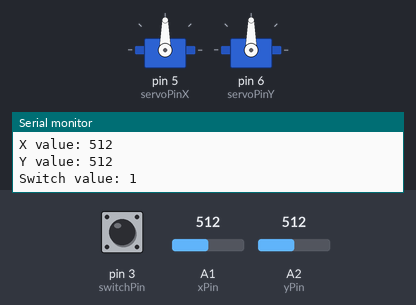
Recording of a sketch running on a simulated Arduino Uno, built with avr-gcc and run on an emulated ATmega328P. Parts: 2 × servo, the last lines printed to the serial monitor. Inputs (shaded band) come from the test bench; at power-on: A1 (xPin) = 512, A2 (yPin) = 512, pin 3 (switchPin) HIGH.

Above: at 2.4 s.
2.5 s: A1 (xPin) set to 716
At 5.0 s:
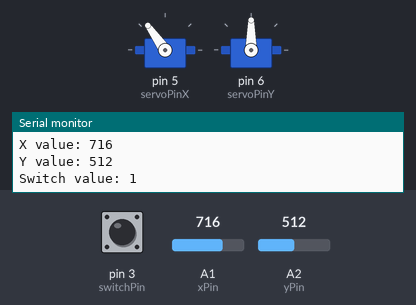
5.5 s: A2 (yPin) set to 716
At 7.5 s:
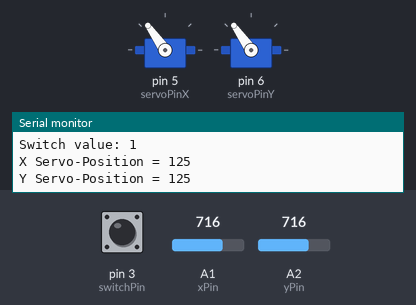
8.7 s: A1 (xPin) set to 900
At 11.3 s:
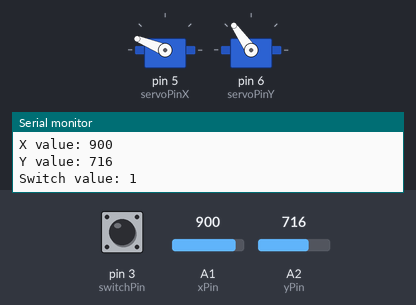
11.9 s: A2 (yPin) set to 900
At 13.9 s:
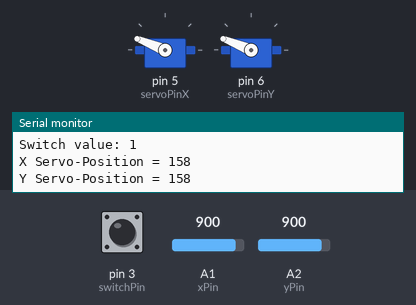
15.1 s: A1 (xPin) set to 1023
At 17.6 s:
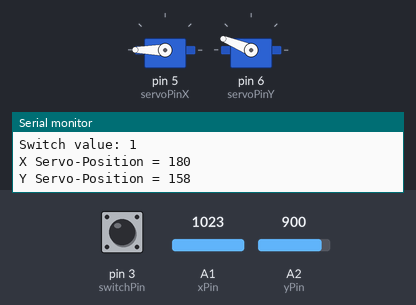
18.3 s: A2 (yPin) set to 1023
At 21.4 s:
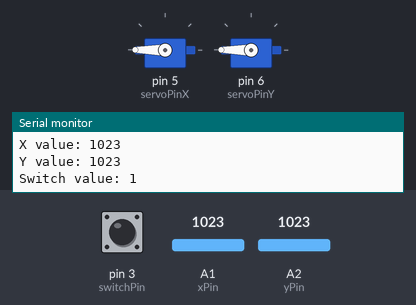
Timing chart, 0 to 22.5 s (numbered marks = the images above; inputs shaded):
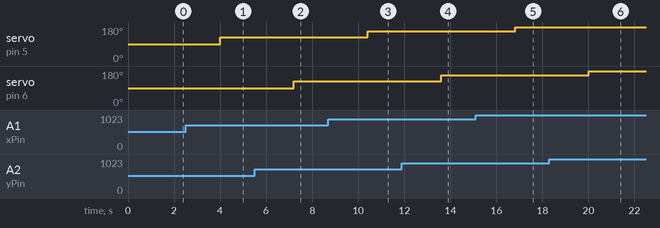

Measured:
- after the input at 2.5 s, servo on pin 5 (servoPinX): 90° → 125° after 1.5 s
- after the input at 5.5 s, servo on pin 6 (servoPinY): 90° → 125° after 1.7 s
- after the input at 8.7 s, servo on pin 5 (servoPinX): 125° → 158° after 1.7 s
- after the input at 11.9 s, servo on pin 6 (servoPinY): 125° → 158° after 1.7 s
- after the input at 15.1 s, servo on pin 5 (servoPinX): 158° → 180° after 1.7 s
- after the input at 18.3 s, servo on pin 6 (servoPinY): 158° → 180° after 1.7 s

The sketch:

diy_joystick_servo_controller1.ino
```cpp
#include <Servo.h>

int xPin = A1;
int yPin = A2;
int switchPin = 3;
int servoPinX = 5;
int servoPinY = 6;

int timer = 800;

int xVal, yVal, switchVal;
int servoPosX, servoPosY;

Servo myServoX, myServoY;

void setup ()
{
    Serial.begin(9600);
  	pinMode(xPin, INPUT);
  	pinMode(yPin, INPUT);
  	pinMode(switchPin, INPUT);

  	myServoX.attach(servoPinX);
  	myServoY.attach(servoPinY);

  	digitalWrite(switchPin, HIGH);
}

void loop ()
{
  xVal = analogRead(xPin);
  yVal = analogRead(yPin);
  switchVal = digitalRead(switchPin);

  Serial.print("X value: ");
  Serial.println(xVal);

  Serial.print("Y value: ");
  Serial.println(yVal);

  Serial.print("Switch value: ");
  Serial.println(switchVal);

  delay(timer);

  servoPosX = (180./1023.)*xVal;
  servoPosY = (180./1023.)*yVal;

  myServoX.write(servoPosX);
  myServoY.write(servoPosY);

  Serial.print("X Servo-Position = ");
  Serial.println(servoPosX);
  Serial.print("Y Servo-Position = ");
  Serial.println(servoPosY);
  delay(timer);

}
```
